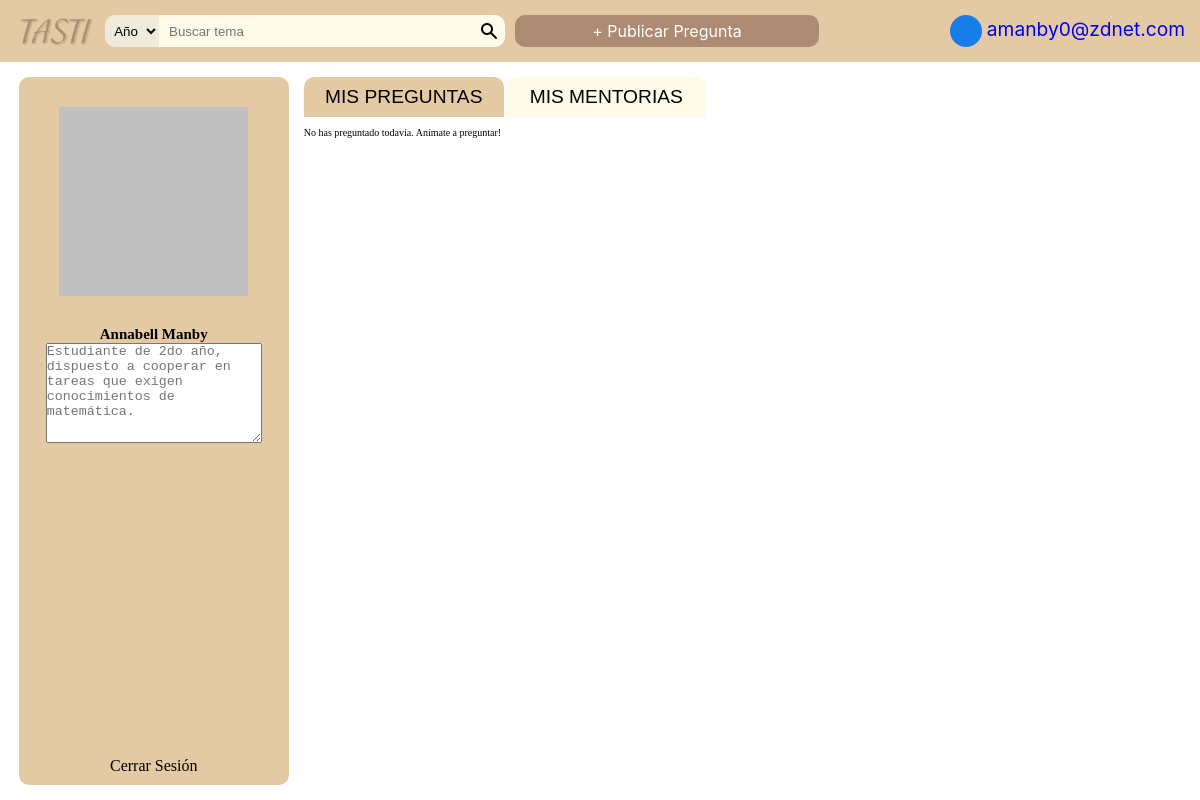
The page /controllers/usuario.php?q=profile (signed in) on the database as committed earlier.
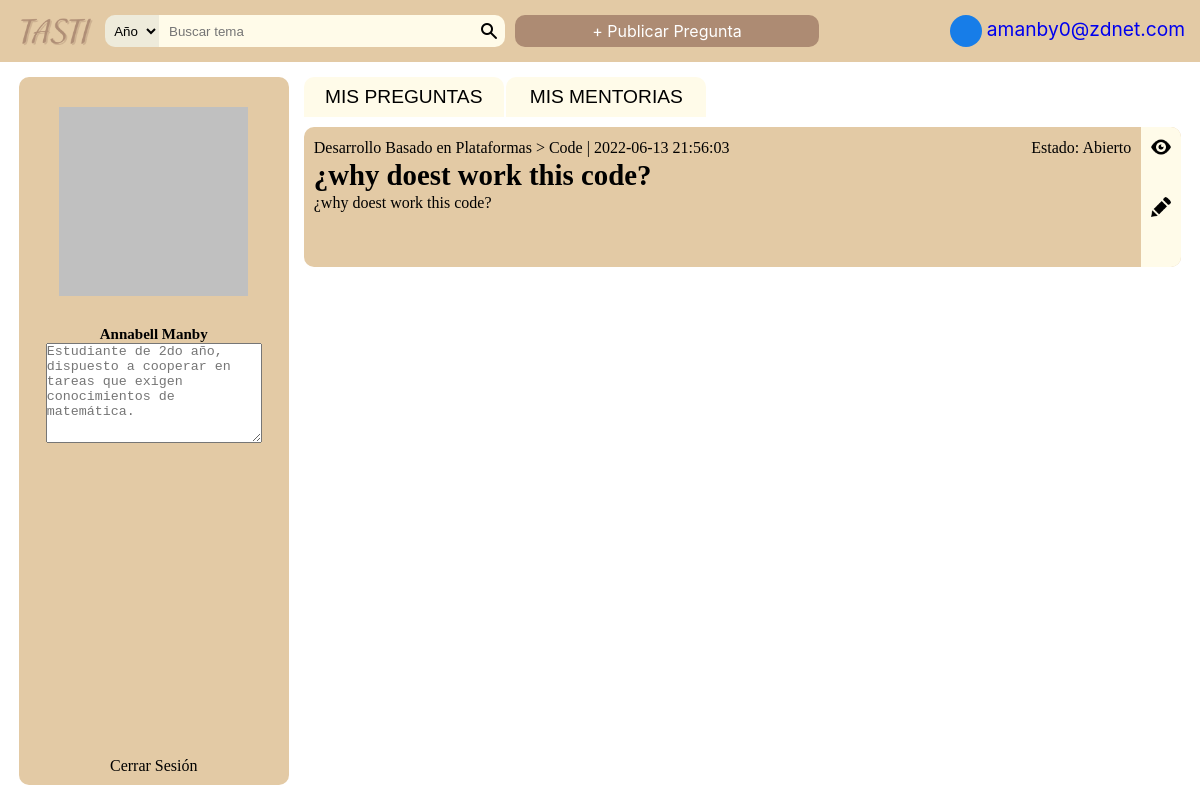
The same page on the database as committed later.
### tables this page shows
CREATE TABLE IF NOT EXISTS `pregunta` (
  `id` INT(11) NOT NULL AUTO_INCREMENT,
  `titulo` VARCHAR(255) NOT NULL,
  `descripcion` LONGTEXT NOT NULL,
  `curso` INT(8) NOT NULL,
  `tema` VARCHAR(45) NOT NULL,
  `fecha_publicacion` DATETIME NOT NULL,
  `cui_usuario` INT(8) NOT NULL,
  `disponibilidad` LONGTEXT NOT NULL,
  `estado` INT(1) NOT NULL,
  `fecha_limite` DATETIME NOT NULL,
  `cui_mentor` INT(8) NULL DEFAULT NULL,
  `fecha_meet` DATETIME NULL DEFAULT NULL,
  `link_meet` VARCHAR(45) NULL DEFAULT NULL,
  `reunion_privada` INT(1) NULL DEFAULT NULL,
  `max_participantes` INT(2) NULL DEFAULT NULL,
  `cupos_disponibles` INT(2) NULL DEFAULT NULL,
  PRIMARY KEY (`id`),
  UNIQUE INDEX `id_UNIQUE` (`id` ASC),
  INDEX `cui_pregunta_idx` (`cui_usuario` ASC),
  INDEX `cui_mentor_idx` (`cui_mentor` ASC),
  INDEX `id_curso_idx` (`curso` ASC),
  CONSTRAINT `cui_men`
    FOREIGN KEY (`cui_mentor`)
    REFERENCES `usuario` (`cui`)
    ON DELETE NO ACTION
    ON UPDATE NO ACTION,
  CONSTRAINT `cui_owner`
    FOREIGN KEY (`cui_usuario`)
    REFERENCES `usuario` (`cui`)
    ON DELETE NO ACTION
    ON UPDATE NO ACTION,
  CONSTRAINT `id_curso`
    FOREIGN KEY (`curso`)
    REFERENCES `curso` (`idcurso`)
    ON DELETE NO ACTION
    ON UPDATE NO ACTION);

CREATE TABLE IF NOT EXISTS `curso` (
  `idcurso` INT(8) NOT NULL,
  `nombre` VARCHAR(128) NOT NULL,
  `anio` INT(1) NOT NULL,
  `semestre` INT(1) NOT NULL,
  PRIMARY KEY (`idcurso`),
  UNIQUE INDEX `idcurso_UNIQUE` (`idcurso` ASC));

### config/conexion.php (called while the page is built, shortened)
<?php
class database {
    private $host = 'localhost';
    private $user = 'root';
    private $pass = '';
    private $dbname = 'tasti';
    private $dbh;
    private $stmt;
    public function __construct(){
        $dsn = 'mysql:host='.$this->host.';dbname='.$this->dbname;
        $options = array(
            PDO::ATTR_PERSISTENT => true,
            PDO::ATTR_ERRMODE => PDO::ERRMODE_EXCEPTION
        );
        try {
            $this->dbh = new PDO($dsn, $this->user, $this->pass, $options);
        }catch (PDOException $e) {
            $this->error = $e->getMessage();
            echo $this->error;
        }
    }
    public function query($sql){
        $this->stmt = $this->dbh->prepare($sql);
    }
    public function bind($param, $value, $type = null){
        if(is_null($type)){
            switch(true){
                default:
                    $type = PDO::PARAM_STR;
            }
        }
        $this->stmt->bindValue($param, $value, $type);
    }
    public function execute(){
        return $this->stmt->execute();
    }
    public function rowCount(){
        return $this->stmt->rowCount();
    }
    public function resultSet(){
        $this->execute();
        return $this->stmt->fetchAll(PDO::FETCH_OBJ);
    }
    public function single(){
        $this->execute();
        return $this->stmt->fetch(PDO::FETCH_OBJ);
    }
}

### models/usuario.php (called while the page is built, shortened)
<?php
require '../config/conexion.php';
class User {
    private $db;
    public function __construct(){
        $this->db = new database;
    }
    public function getProfile($CUI){
        $this->db->query('SELECT perfil.descripcion, usuario.nombre FROM perfil INNER JOIN usuario ON usuario.cui=perfil.cui WHERE usuario.cui=:CUI');
        $this->db->bind(':CUI', $CUI);
        $row = $this->db->single();
        if($this->db->rowCount() > 0){
            return $row;
        }
        return false;
    }
    public function getMisPreguntas($CUI){
        $this->db->query("SELECT pregunta.*, curso.nombre 'nombre_curso' from pregunta INNER JOIN curso ON curso.idcurso=pregunta.curso WHERE pregunta.cui_usuario=:CUI");
        $this->db->bind(':CUI', $CUI);
        $row = $this->db->resultSet();
        if($this->db->rowCount() > 0){
            return $row;
        }
        return 0;
    }
    public function getMisMentorias($CUI){
        $this->db->query("SELECT pregunta.*, curso.nombre 'nombre_curso' from pregunta INNER JOIN curso ON curso.idcurso=pregunta.curso WHERE pregunta.cui_mentor=:CUI");
        $this->db->bind(':CUI', $CUI);
        return 0;
    }
}

### views/user__mi-perfil.php (the view, shortened to what the changed rows need)
<!DOCTYPE html>
<html lang="es">
    <head>
    </head>
    <body>
        <header>
            <?php include  __DIR__.'/components/nav_bar.php';?>
        </header>
        <main class="main-usando-navbar">
            <aside>
                <h2><?php echo $datos_perfil->nombre;?></h2>
            </aside>
            <section class="main__contenido">
                <div id="lista__mis_preguntas" class="main__contenido__q-list">
                <?php if ($datos_mi_pregunta!=0): ?>
                <?php foreach ($datos_mi_pregunta as $dato) { ?>
                    <div class="pregunta">
                            <div class="pregunta__contenido">
                                <div class="pregunta__contenido__info">
                                    <p><?php echo $dato->nombre_curso;?> > <?php echo $dato->tema;?> | <?php echo $dato->fecha_publicacion;?></p>
                                    <p class="pregunta__contenido__status"> Estado:
                                        <?php if ($dato->estado == 0): ?>
                                            Abierto
                                        <?php else: ?>
                                            Cerrado
                                        <?php endif; ?>
                                    </p>
                                </div>
                                <h2><?php echo $dato->titulo;?></h2>
                                <p><?php echo $dato->descripcion;?></p>
                            </div class="main__contenido__q-list">
                            <div class="pregunta__actions">
                                <a href="#"><span class="pregunta-icon eye-icon"></span></a>
                                <div><span class="pregunta-icon"></span></div>
                                <a href="#"><span class="pregunta-icon edit-icon"></span></a>
                                <a href="#"><span class="pregunta-icon trash-icon"></span></a>
                            </div>
                        </div>
                <?php } ?>
                <?php else: ?>
                    <p>No has preguntado todav&iacute;a. An&iacute;mate a preguntar!</p>
                <?php endif; ?>
                </div>
            </section>
        </main>
    </body>
</html>

Rows that differ between the two databases and show on the page:
added pregunta: curso.nombre "Desarrollo Basado en Plataformas", tema "Code", fecha_publicacion "2022-06-13 21:56:03", estado "Abierto", titulo "¿why doest work this code?", descripcion "¿why doest work this code?"
Other text that changed with them:
text no longer shown: "No has preguntado todavía. Anímate a preguntar!"
